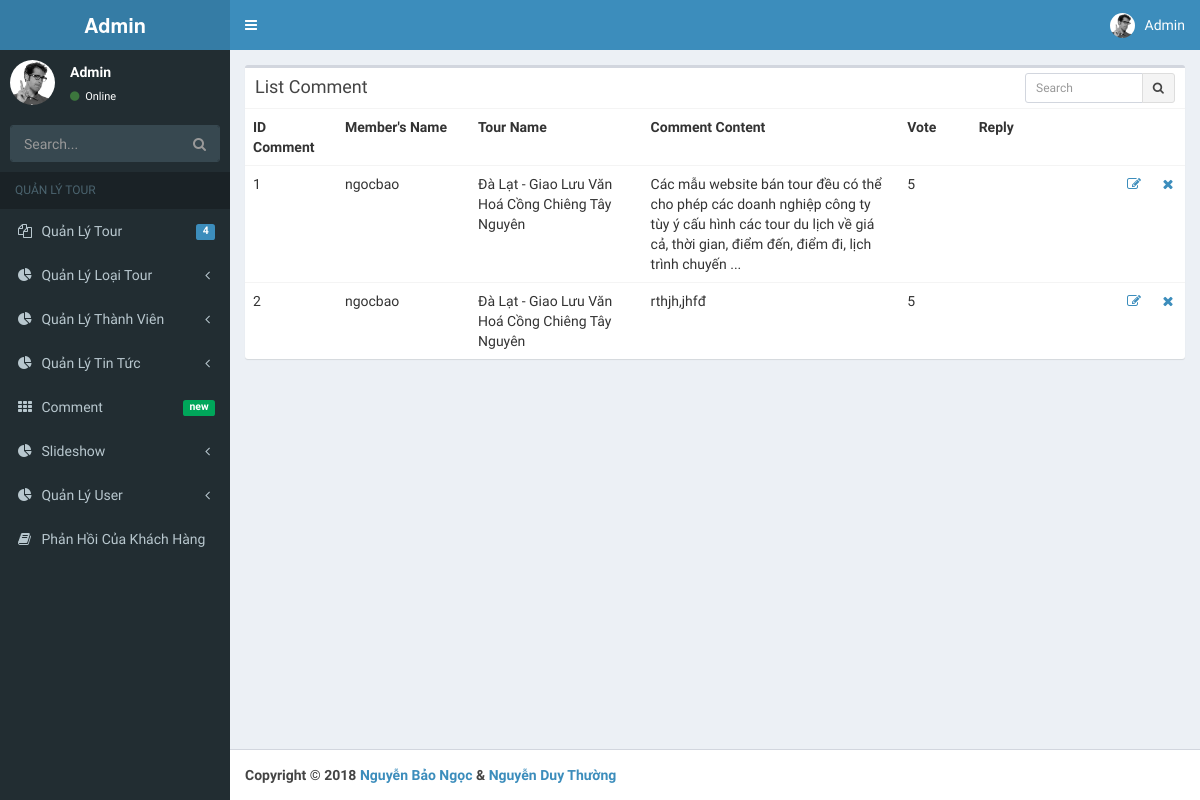
The page /comment.php on the database its author committed.
### tables this page shows
CREATE TABLE `comment` (
  `MaCom` int(11) NOT NULL,
  `MaTV` int(20) NOT NULL,
  `MaTour` int(20) NOT NULL,
  `NoiDungCom` text NOT NULL,
  `Vote` int(11) NOT NULL,
  `reply` varchar(255) NOT NULL
);

CREATE TABLE `thanhvien` (
  `MaTV` int(11) NOT NULL,
  `usename` varchar(255) NOT NULL,
  `passTV` varchar(255) NOT NULL,
  `hoten` varchar(255) NOT NULL,
  `gioitinh` varchar(11) NOT NULL,
  `emailTV` varchar(255) NOT NULL,
  `diachi` varchar(255) NOT NULL,
  `soCMT` int(20) NOT NULL,
  `soDT` int(30) NOT NULL
);

CREATE TABLE `tour` (
  `MaTour` int(11) NOT NULL,
  `MaLoai` varchar(20) NOT NULL,
  `TenTour` varchar(100) NOT NULL,
  `TGTour` varchar(255) NOT NULL,
  `GiaTour` varchar(255) NOT NULL,
  `NoiDungTour` text NOT NULL,
  `AnhTour` varchar(255) NOT NULL,
  `NgayKhoiHanh` datetime NOT NULL,
  `DiemKhoiHanh` varchar(100) NOT NULL,
  `NgayThem` datetime NOT NULL
);

### comment.php (the view)
  <?php
    include 'config/connect.php';
  ?>
  <?php include "header.php" ?>
  <div class="content-wrapper">
    <section class="content">
      <div class="row">
      <div class="col-xs-12">
      <div class="box">
        <div class="box-header">
          <h3 class="box-title">List Comment</h3>
          <div class="box-tools">
            <div class="input-group input-group-sm" style="width: 150px;">
              <input type="text" name="table_search" class="form-control pull-right" placeholder="Search">
              <div class="input-group-btn">
                <button type="submit" class="btn btn-default"><i class="fa fa-search"></i></button>
              </div>
            </div>
          </div>
        </div>
        <div class="box-body table-responsive no-padding">
          <table class="table table-hover">
        <?php
       $sql = "SELECT a.MaCom,b.hoten,tour.TenTour, a.NoiDungCom, a.Vote, a.reply from comment as a  inner JOIN thanhvien as b on a.MaTV = b.MaTV inner JOIN tour ON a.MaTour = tour.MaTour";
      $result = mysqli_query($connect, $sql);
      if ($result->num_rows > 0) {
         echo"
                    <tr style='width: 100%'>
                      <th style='width: 10%'>ID Comment</th>
                      <th style='width: 15%'>Member's Name</th>
                      <th style='width: 20%'>Tour Name</th>
                      <th style='width: 30%'>Comment Content</th>
                      <th style='width: 8%'>Vote</th>
                      <th style='width: 18%'>Reply</th>
                      <th></th>
                      <th></th>
                    </tr>";
        while ($row = $result->fetch_assoc()) {
          $id = $row['MaCom'];
          echo"
                    <tr>
                      <td>" . $row['MaCom']. "</td>
                      <td>" . $row['hoten']. "</td>
                      <td>" . $row['TenTour']. "</td>
                      <td>" . $row['NoiDungCom']."</td>
                      <td>" . $row['Vote']."</td>
                      <td>" . $row['reply']."</td>
                      <td><a href='reply.php?idReply=$id'><i class='fa fa-fw fa-pencil-square-o'></i></a></td>
                      <td><a href='delete_comment.php?idDelete=$id'><i class='fa fa-fw fa-close'></i></a></td>
                    </tr>";
        }
      } else {
        echo "No Comment!";
      }
      ?>
    </table>
        </div>
      </div>
    </div>
  </div>
</section>
  </div>
  <?php include "footer.php" ?>

### rows shown on the page
comment: MaCom "1", thanhvien.hoten "ngocbao", tour.TenTour "Đà Lạt - Giao Lưu Văn Hoá Cồng Chiêng Tây Nguyên", NoiDungCom "Các mẫu website bán tour đều có thể cho phép các doanh nghiệp công ty tùy ý cấu hình các tour du lịch về giá cả, thời gian, điểm đến, điểm đi, lịch trình chuyến ...", Vote "5"
comment: MaCom "2", thanhvien.hoten "ngocbao", tour.TenTour "Đà Lạt - Giao Lưu Văn Hoá Cồng Chiêng Tây Nguyên", NoiDungCom "rthjh,jhfđ", Vote "5"
